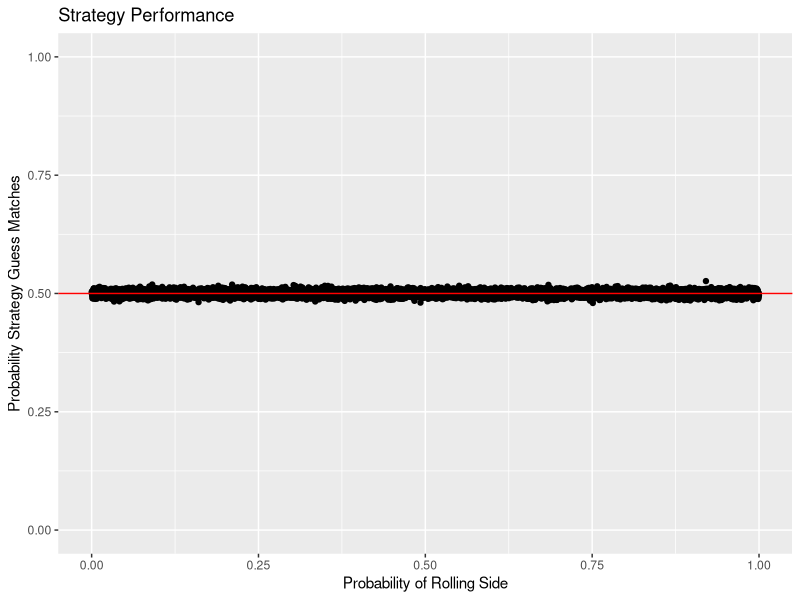

Recreate this plot in R. (Note: a time limit stopped this script after it produced the figure.)
## ---- chunk 1
library(tidyverse)
## ---- chunk 2
strategy_1 <- function(rolls, N){
  return (sample(1:N, size = length(rolls), replace = TRUE))
}
## ---- chunk 3
strategy_2 <- function(rolls, N){
  l <- length(rolls)
  choice_vec <- c(sample(1:N, 1), rep(0, l - 1))
  for (i in 1:(l - 1)){
    choice_vec[i+1] <- rolls[i]
  }
  return (choice_vec)
}
## ---- chunk 4
strategy_3 <- function(rolls, N){
  l <- length(rolls)
  choice_vec <- c(sample(1:N, 1), rep(0, l - 1))
  counts <- matrix(0, nrow = N, ncol = l-1)
  counts[rolls[1],1] <- 1
  for (i in 2:(l - 1)){
    x <- rep(0, N)
    x[(rolls[i])] <- 1
    counts[,i] <- counts[,i-1] + x
  }
  for (i in 1:(l - 1)){
    max <- max(counts[,i])
    index <- which(counts[,i] == max)
    if (length(index) > 1){
      choice_vec[i+1] <- sum(index[index != choice_vec[i]])
    } else{
      choice_vec[i+1] <- index
    }
  }
  return (choice_vec)
}
## ---- chunk 5
strategy_4 <- function(rolls, N){
  l <- length(rolls)
  choice_vec <- c(sample(1:N, 1), rep(0, l - 1))
  counts <- matrix(0, nrow = N, ncol = l-1)
  counts[rolls[1],1] <- 1
  for (i in 2:(l - 1)){
    x <- rep(0, N)
    x[(rolls[i])] <- 1
    counts[,i] <- counts[,i-1] + x
  }
  for (i in 1:(l - 1)){
    max <- max(counts[,i])
    index <- which(counts[,i] == max)
    if (length(index) > 1){
      choice_vec[i+1] <- sum(index[index == choice_vec[i]])
    } else{
      choice_vec[i+1] <- index
    }
  }
  return (choice_vec)
}
## ---- chunk 6
prob_generator <- function(N, m = 10000, shape = NA){
  shape <- ifelse(is.na(shape), rep(1, N), shape)
  gams <- matrix(rgamma(n = N*m, shape = shape), nrow = N)
  probs <- t(t(gams)/colSums(gams))
  return(probs)
}

roll_tester <- function(m, N, p, strat){
  rolls <- sample(rep(1:N), m, replace = TRUE, prob = p)
  k <- sum(strat(rolls, N) == rolls)
  return (k/m)
}

get_roll_data <- function(n = 100, m = 100, N, p = rep(1/6, 6), strat){
  data <- replicate(n, roll_tester(m, N, p, strat))
  return (data)
}

get_p_range_roll_data <- function(strat, N){
  p_range <- prob_generator(N = N)
  l <- ncol(p_range)
  data <- rep(0, l)
  for (x in 1:l){
    p_data <- get_roll_data(p = p_range[,x], N = N, strat = strat)
    data[x] <- mean(p_data)
  }
  filtered_data <- data.frame(strat = data)
  for (i in 1:N){
    p_i <- p_range[i,]
    filtered_data$X <- p_i
    col_name <- paste("p_val", i, sep = "_")
    names(filtered_data)[names(filtered_data) == "X"] <- col_name
  }
  return(filtered_data)
}

grapher <- function(N = 6, strat = strategy_3, one_graph = TRUE){
  p_roll_data <- get_p_range_roll_data(strat = strat, N = N)
  if (one_graph){
    if (N == 2){
      graph <- ggplot(data = p_roll_data, aes(x = .data[["p_val_1"]])) + 
      geom_point(aes(y = strat)) +
        geom_hline(yintercept = 1/N, col = "red") + 
          labs(title = "Strategy Performance", x = "Probability of Rolling Side", y = "Probability Strategy Guess Matches") +
            ylim(0:1) + xlim(0:1)
    } else{
      if (as.character(substitute(strat)) == "strategy_1"){
        graph <- ggplot(data = p_roll_data, aes(x = .data[["p_val_1"]])) + 
        geom_point(aes(y = strat)) +
          geom_hline(yintercept = 1/N, col = "red") + 
            labs(title = "Strategy Performance", x = "Probability of Rolling Side", y = "Probability Strategy Guess Matches") +
              ylim(0:1) + xlim(0:1)
      } else {
        graph <- ggplot(data = p_roll_data, aes(x = .data[["p_val_1"]])) + 
        geom_point(aes(y = strat)) +
          geom_hline(yintercept = 1/N, col = "red") + 
            geom_hline(yintercept = 1/(N-1), col = "blue") +
              labs(title = "Strategy Performance", x = "Probability of Rolling Side", y = "Probability Strategy Guess Matches") +
                ylim(0:1) + xlim(0:1)
      }
    }
    plot(graph)
  } else{
    for (i in 1:N){
    graph_i <- ggplot(data = p_roll_data, aes(x = .data[[paste("p_val", i, sep = "_")]])) + 
      geom_point(aes(y = strat)) + 
        geom_hline(yintercept = 1/N, col = "red") + 
          geom_hline(yintercept = 1/(N-1), col = "blue") +
            labs(title = "Strategy Performance", x = paste("Probability of Rolling", i, sep = " "), y = "Probability Strategy Guess Matches") +
              ylim(0:1) + xlim(0:1)
    plot(graph_i)
    }
  }
  return (invisible(p_roll_data))
}
## ---- chunk 7
grapher(N = 2, strat = strategy_1)
## ---- chunk 8
grapher(N = 2, strat = strategy_2)
## ---- chunk 9
grapher(N = 2, strat = strategy_3)
## ---- chunk 10
grapher(N = 2, strat = strategy_4)
## ---- chunk 11
grapher(N = 3, strat = strategy_1)
## ---- chunk 12
grapher(N = 3, strat = strategy_2)
## ---- chunk 13
grapher(N = 3, strat = strategy_3)
## ---- chunk 14
grapher(N = 3, strat = strategy_4)
## ---- chunk 15
grapher(N = 4, strat = strategy_1)
## ---- chunk 16
grapher(N = 4, strat = strategy_2)
## ---- chunk 17
grapher(N = 4, strat = strategy_3)
## ---- chunk 18
grapher(N = 4, strat = strategy_4)
